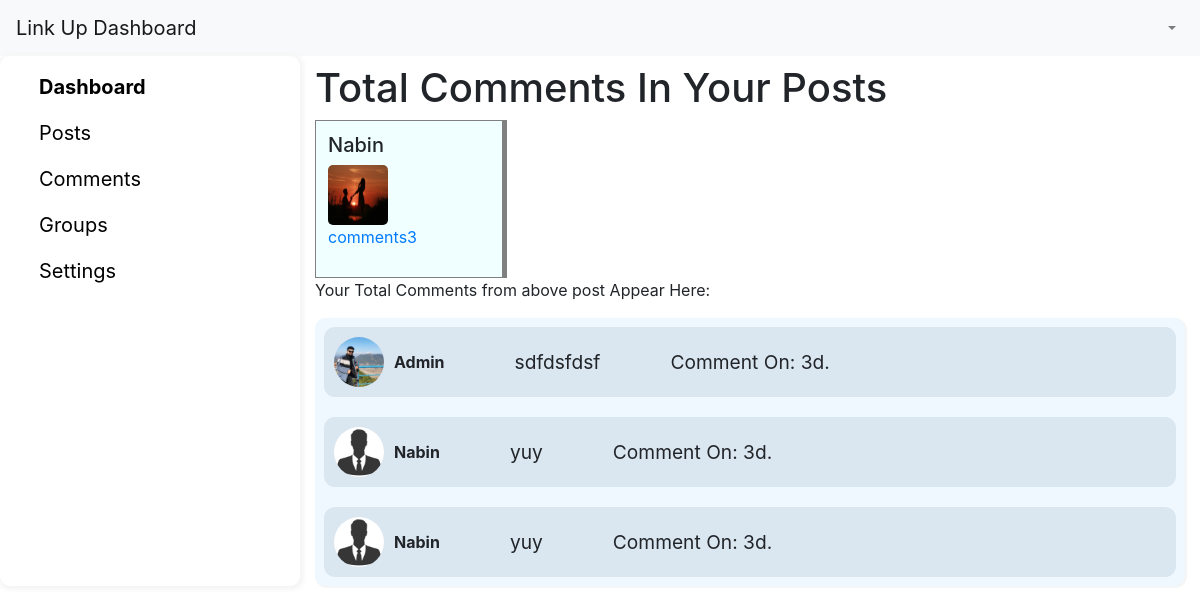
Page /Analytics/pages/fetchcomment.php?id=77 on the committed database.
### tables this page shows
CREATE TABLE `images` (
  `id` int(11) NOT NULL,
  `name` varchar(255) NOT NULL,
  `something` varchar(500) NOT NULL,
  `comment` varchar(255) NOT NULL,
  `file_name` varchar(255) NOT NULL,
  `uploaded_on` datetime NOT NULL DEFAULT current_timestamp() ON UPDATE current_timestamp(),
  `status` enum('1','0') NOT NULL DEFAULT '1'
);

CREATE TABLE `comment` (
  `id` int(155) NOT NULL,
  `name` varchar(50) NOT NULL,
  `comment` varchar(200) NOT NULL,
  `photo_id` int(10) NOT NULL,
  `profile_pic` varchar(100) NOT NULL,
  `time` datetime NOT NULL DEFAULT current_timestamp()
);

### server/helpers/timeAgo.php (called while the page is built, shortened)
<?php
function last_seen($date_time){
   $timestamp = strtotime($date_time);
   $strTime = array("s", "m", "h", "d","w", "m", "year");
   $length = array("60","60","24","30","7","24","10");
   $currentTime = time();
   if($currentTime >= $timestamp) {
		$diff     = time()- $timestamp;
		for($i = 0; $diff >= $length[$i] && $i < count($length)-1; $i++) {
		$diff = $diff / $length[$i];
		}
		$diff = round($diff);
		if ($diff < 59 && $strTime[$i] == "second") {
			return 'Active';
		}else {
			return $diff . "" . $strTime[$i] . ".";
		}
   }
}

### Analytics/pages/fetchcomment.php (the view, shortened to what this page needs)
<?php include '../components/nav.php';
include '../db.php';
include '../../server/helpers/timeAgo.php';
$idd = $_GET['id'];
?>
<div class="container-fluid">
    <div class="row">
        <?php require_once '../components/sidenav.php'; ?>
        <div class="col-md-9 pt-2" id="sdash">
            <div class="">
                <h1>Total Comments In Your Posts </h1>
                <?php
                $sql = "SELECT * FROM images WHERE id='$idd'";
                $result = $con->query($sql);
                if ($result->num_rows > 0) {
                    while ($row = $result->fetch_assoc()) {
                        echo "<div class='display'>";
                        echo "<h5>" . $row['name'] . "</h5>";
                        echo "<img src='http://localhost/main/client/assets/post/" . $row['file_name'] . "' alt='" . $row['something'] . "' style='width:60px; height:60px; border-radius:5px'>";
                        $photo_idd = "" . $row['id'] . "";
                        $sql2 = "SELECT COUNT(comment) as count FROM comment WHERE  photo_id='$photo_idd'";
                        $result2 = $con->query($sql2);
                        if ($result2->num_rows > 0) {
                            $row2 = $result2->fetch_assoc();
                            echo "<p> <a href='http://localhost/main/Analytics/pages/fetchcomment.php?id=$photo_idd' > comments" . $row2['count'] . " </a></p>";
                            echo "</div>";
                        } else {
                            echo "No results found.";
                            echo "</div>";
                        }
                    }
                } else {
                    echo "No results found.";
                    echo "</div> <br>";
                }
                ?>
                <div class="totalcomments">
                    <p> Your Total Comments from above post  Appear Here: </p>
                    <div class="comments">
                        <?php
                        $sql = "SELECT * FROM `comment` WHERE photo_id='$idd'";
                        $result = $con->query($sql);
                        if ($result->num_rows > 0) {
                            while ($row = $result->fetch_assoc()) {
                                echo '<div class="comment">';
                                echo '<div class="user-info">';
                                echo '<img src="http://localhost/main/client/assets/uploads/' . $row['profile_pic'] . '" alt="' . $row['name'] . ' profile picture">';
                                echo '<div class="username">' . $row['name'] . '</div>';
                                echo '</div>';
                                echo '<div class="comment-text">' . $row['comment'] . '</div>';
                                echo '<div class="comment-text">Comment On: ' . last_seen($row['time']) . '</div>';
                                echo '</div>';
                            }
                        }
                        ?>
                    </div>
                </div>
            </div>
        </div>
    </div>
</div>

### Analytics/pages/fetchcomment.php (style rules this page uses)
.display { border: 1px solid grey; background-color: azure; padding: 12px; border-right-width: thick; width: 12pc; display: inline-block; }
.comments { display: flex; flex-direction: column; gap: 20px; background-color: aliceblue; padding: 9px; border-radius: 11px; box-shadow: 1px 1px 1px 1px whitesmoke; }
.comment { display: flex; gap: 10px; background-color: #dae6f0; padding: 10px; border-radius: 11px; }
.comment-text { font-family: unset; font-size: larger; align-self: center; }
.user-info { display: flex; align-items: center; }
.user-info img { width: 50px; height: 50px; border-radius: 50%; }
.username { font-weight: bold; margin-left: 10px; }
.comment-text { margin-left: 60px; }

### rows in the picture
images: name "Nabin", file_name (picture), count "3"
comment: profile_pic (picture), name "Admin", comment "sdfdsfdsf", time "3d."
comment: profile_pic (placeholder picture), name "Nabin", comment "yuy", time "3d."
comment: profile_pic (placeholder picture), name "Nabin", comment "yuy", time "3d."
